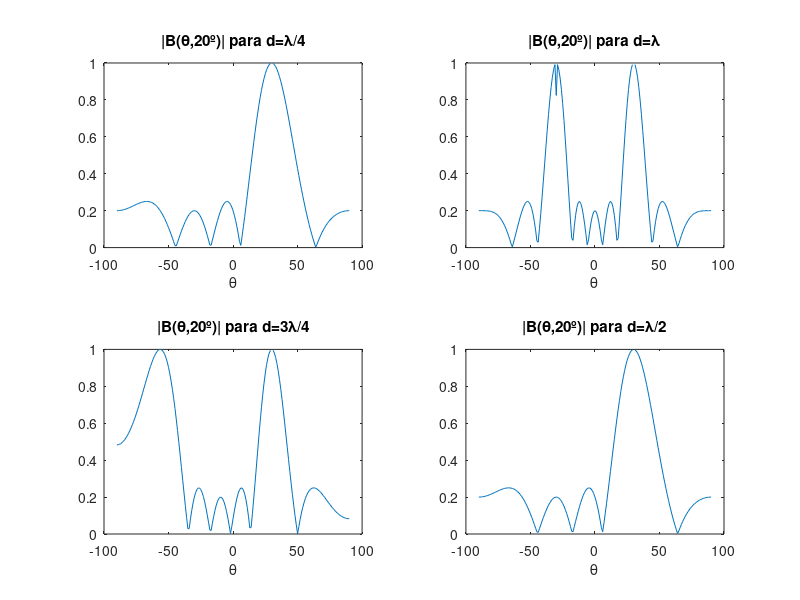
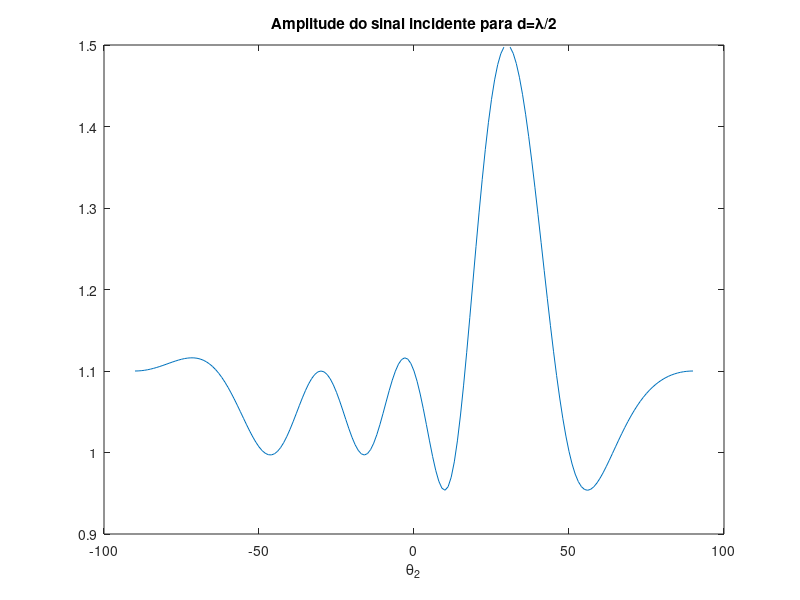

Write MATLAB code to recreate these figures, in order.
%%
% Experiência 6: Beamforming
% Matheus Bordin Gomes
clear;clc;close all;

%%
%Dados iniciais
c = 3*10^8;         %Velocidade da luz no vácuo
f = 500*10^9;        %Frequência do sinal recebido
lambda = c/f;       %Comprimento de onda do sinal recebido
d = lambda/2;       %Distância entre as antenas
theta_0 = 30;        %Ângulo de incidência do sinal
theta = -90:1:90;   %Variação do ângulo de incidência
M = 5;              %Número de antenas

%%
%Amostragem
fa = 2*f;           %Frequência de amostragem
Ta = 1/fa;          %Período de amostragem

%%
%B(teta,teta_0)
omega = 2*pi*f*Ta;
u_theta = d*sind(theta)/(Ta*c);
u_theta_0 = d*sind(theta_0)/(Ta*c);
B=(1/M)*(1-exp(1i*omega*M*(u_theta-u_theta_0)))./(1-exp(1i*omega*(u_theta-u_theta_0)));

%Gráfico de |B(teta,teta_0)|
figure(1);
subplot(2,2,1);
plot(theta,abs(B));
title('|B(\theta,20º)| para d=\lambda/4');
xlabel('\theta');

%%
%Gráficos de B(teta,teta_0) para outros valores de d

%%
%d = lambda
d = lambda;
u_theta = d*sind(theta)/(Ta*c);
u_theta_0 = d*sind(theta_0)/(Ta*c);
B=(1/M)*(1-exp(1i*omega*M*(u_theta-u_theta_0)))./(1-exp(1i*omega*(u_theta-u_theta_0)));

subplot(2,2,2);
plot(theta,abs(B));
title('|B(\theta,20º)| para d=\lambda');
xlabel('\theta');

%%
%d = 3lambda/4
d = 3*lambda/4;
u_theta = d*sind(theta)/(Ta*c);
u_theta_0 = d*sind(theta_0)/(Ta*c);
B=(1/M)*(1-exp(1i*omega*M*(u_theta-u_theta_0)))./(1-exp(1i*omega*(u_theta-u_theta_0)));

subplot(2,2,3);
plot(theta,abs(B));
title('|B(\theta,20º)| para d=3\lambda/4');
xlabel('\theta');

%%
%d = lambda/2
d = lambda/2;
u_theta = d*sind(theta)/(Ta*c);
u_theta_0 = d*sind(theta_0)/(Ta*c);
B=(1/M)*(1-exp(1i*omega*M*(u_theta-u_theta_0)))./(1-exp(1i*omega*(u_theta-u_theta_0)));

subplot(2,2,4);
plot(theta,abs(B));
title('|B(\theta,20º)| para d=\lambda/2');
xlabel('\theta');

%%
%Interferência de outro sinal
A1 = 1;
A2 = 0.5;
theta_2 = theta;
amp_inter = abs(A1+B*A2);
figure(2);
plot(theta_2,amp_inter);
title('Amplitude do sinal incidente para d=\lambda/2');
xlabel('\theta_2');